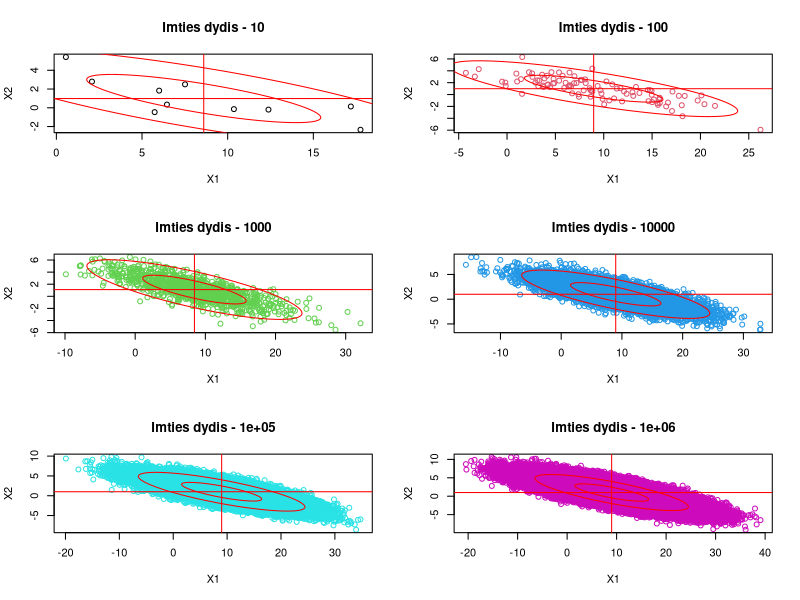
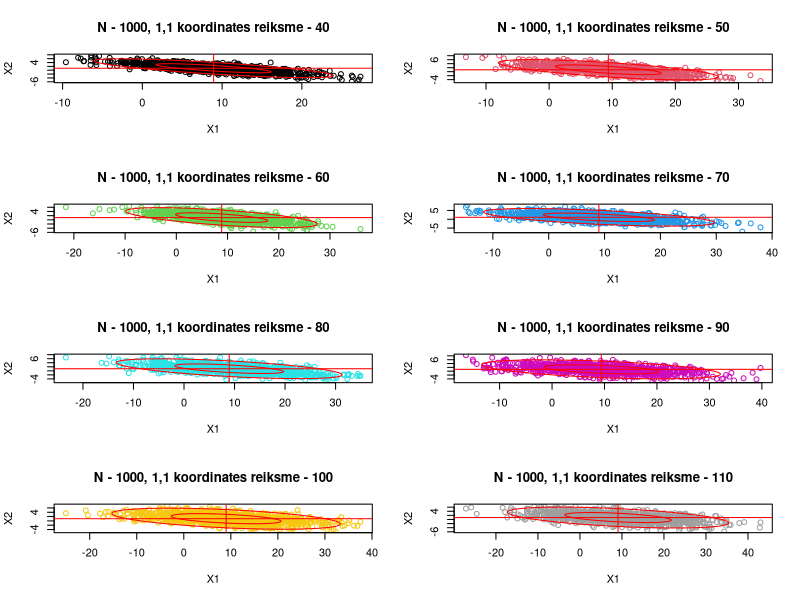
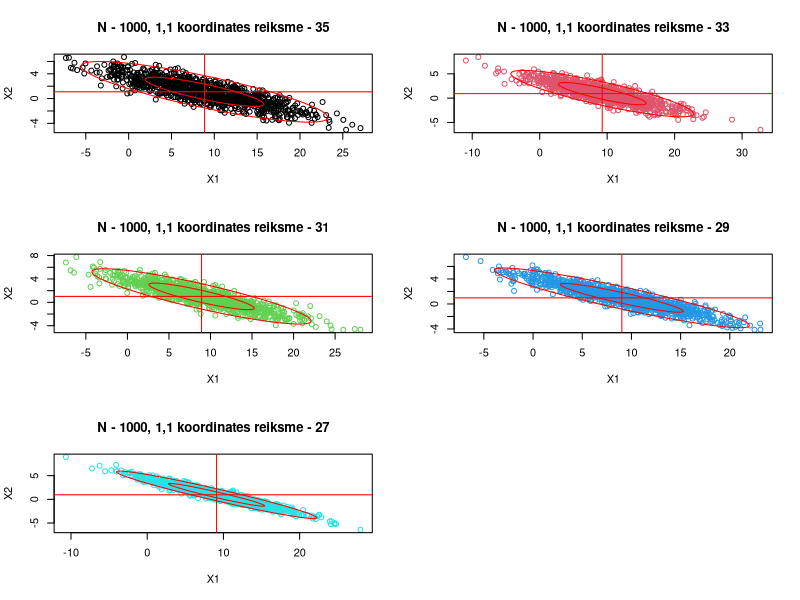

Generate these figures, in order, with R:
## ---- chunk 1
knitr::opts_chunk$set(echo = TRUE)
## ---- chunk 2
#1.Realizuokite dvimačio Gauso atsitiktinių dydžių generavimo funkciją, kuri generuotų dydžius su vidurkiu M ir kovariacine matrica R (žr. variantų lentelę). Ši funkcija gali naudotis tik vienamačio standartinio Gauso atsitiktinio dydžio generatoriumi rnorm(n). Tolimesnei užduočiai naudokite šią savo sudarytą funkciją.

set.seed(6)

mu1 <- 9
mu2 <- 1

M <- c(mu1, mu2)

R <- matrix(
   c(
      40, -10,
      -10, 4
   ),
   nrow = 2, ncol = 2
)

# -- 1 --

DvimatisGausoAD <- function(N, M, R){
   # Cholesky dekompozicija
   
   # Transponuota cholesky dekompozicija
   Chol = t(chol(R))
   
   Z = matrix(
      rnorm(2 * N),
      nrow = 2, ncol = N
   )
   DvimatisGauso = t(Chol %*% Z) +
      matrix(
         rep(M, N),
         byrow = T, ncol = 2
      )
   return(DvimatisGauso)
}

# -------
# -- 2 --

N <- c(10, 100, 1000, 10000)

print("Tikra kovariacine matrica:")
R

for(i in 1:length(N)){
   print(paste0("Kovariacine matrica, kai N = ", N[i]))
   print(round(cov(DvimatisGausoAD(N[i], M, R)), 1))
}

print("Tikri vidurkiai:")
M

for(i in 1:length(N)){
   print(paste0("Vidurkiai, kai N = ", N[i]))
   print(round(colMeans(DvimatisGausoAD(N[i], M, R)), 1))
}

# -------
# -- 3 --

# Function to draw ellipse for bivariate normal data
library(mixtools)
ellipses <- function(DvimatisGauso, alpha){
  Xbar <- apply(DvimatisGauso,2,mean)
  S <- cov(DvimatisGauso)
  ellipse(Xbar, S, alpha = alpha, col="red")
}

ro <- R[2,1] / ( sqrt(R[1,1]) * sqrt(R[2,2]) )

eigen(R)$values >= 0



# Kuomet keiciam N
N <- c(10, 100, 1000, 10000, 100000, 1000000)
DvimaciaiGauso <- list(
   DvimatisGausoAD(N[1], M, R),
   DvimatisGausoAD(N[2], M, R),
   DvimatisGausoAD(N[3], M, R),
   DvimatisGausoAD(N[4], M, R),
   DvimatisGausoAD(N[5], M, R),
   DvimatisGausoAD(N[6], M, R)
)

par(mfrow=c(3,2))
for(i in 1:6){
  item <- paste("Imties dydis - ",N[i],sep="")
  plot(DvimaciaiGauso[[i]],xlab="X1",ylab="X2",main=item, col=i)
  ellipses(DvimaciaiGauso[[i]],.5)
  ellipses(DvimaciaiGauso[[i]],.05)
  abline(v = apply(DvimaciaiGauso[[i]],2,mean)[1], col="red")
  abline(h = apply(DvimaciaiGauso[[i]],2,mean)[2], col="red")
}
par(mfrow=c(1,1))


# Kuomet didinam kovariacines matricos 1,1 koordinate
DvimaciaiGauso <- list()
matrica <- R
koordinate <- seq(40, by = 10, length.out = 8)
for(i in 1:8){
   matrica[1,1] <- koordinate[i]
   DvimaciaiGauso[[i]] <- DvimatisGausoAD(1000, M, matrica)
   print(matrica[2,1] / ( sqrt(matrica[1,1]) * sqrt(matrica[2,2]) ))
   print(eigen(matrica)$values >= 0)
   
}
par(mfrow=c(4,2))
for(i in 1:8){
  item <- paste("N - 1000, 1,1 koordinates reiksme - ",koordinate[i],sep="")
  plot(DvimaciaiGauso[[i]],xlab="X1",ylab="X2",main=item, col=i)
  ellipses(DvimaciaiGauso[[i]],.5)
  ellipses(DvimaciaiGauso[[i]],.05)
  abline(v = apply(DvimaciaiGauso[[i]],2,mean)[1], col="red")
  abline(h = apply(DvimaciaiGauso[[i]],2,mean)[2], col="red")
}
par(mfrow=c(1,1))

# Kuomet mazinam kovariacines matricos 1,1 koordinate
DvimaciaiGauso <- list()
matrica <- R
koordinate <- seq(35, 27, by = -2)
for(i in 1:length(koordinate)){
   matrica[1,1] <- koordinate[i]
   print(matrica[2,1] / ( sqrt(matrica[1,1]) * sqrt(matrica[2,2]) ))
   print(eigen(matrica)$values >= 0)
   DvimaciaiGauso[[i]] <- DvimatisGausoAD(1000, M, matrica)
   
}
par(mfrow=c(3,2))
for(i in 1:length(koordinate)){
  item <- paste("N - 1000, 1,1 koordinates reiksme - ",koordinate[i],sep="")
  plot(DvimaciaiGauso[[i]],xlab="X1",ylab="X2",main=item, col=i)
  ellipses(DvimaciaiGauso[[i]],.5)
  ellipses(DvimaciaiGauso[[i]],.05)
  abline(v = apply(DvimaciaiGauso[[i]],2,mean)[1], col="red")
  abline(h = apply(DvimaciaiGauso[[i]],2,mean)[2], col="red")
}
par(mfrow=c(1,1))

# -------





# Literatura
# https://www.itl.nist.gov/div898/handbook/pmc/section5/pmc542.htm
# https://blog.revolutionanalytics.com/2016/08/simulating-form-the-bivariate-normal-distribution-in-r-1.html
# https://www2.stat.duke.edu/courses/Spring12/sta104.1/Lectures/Lec22.pdf
